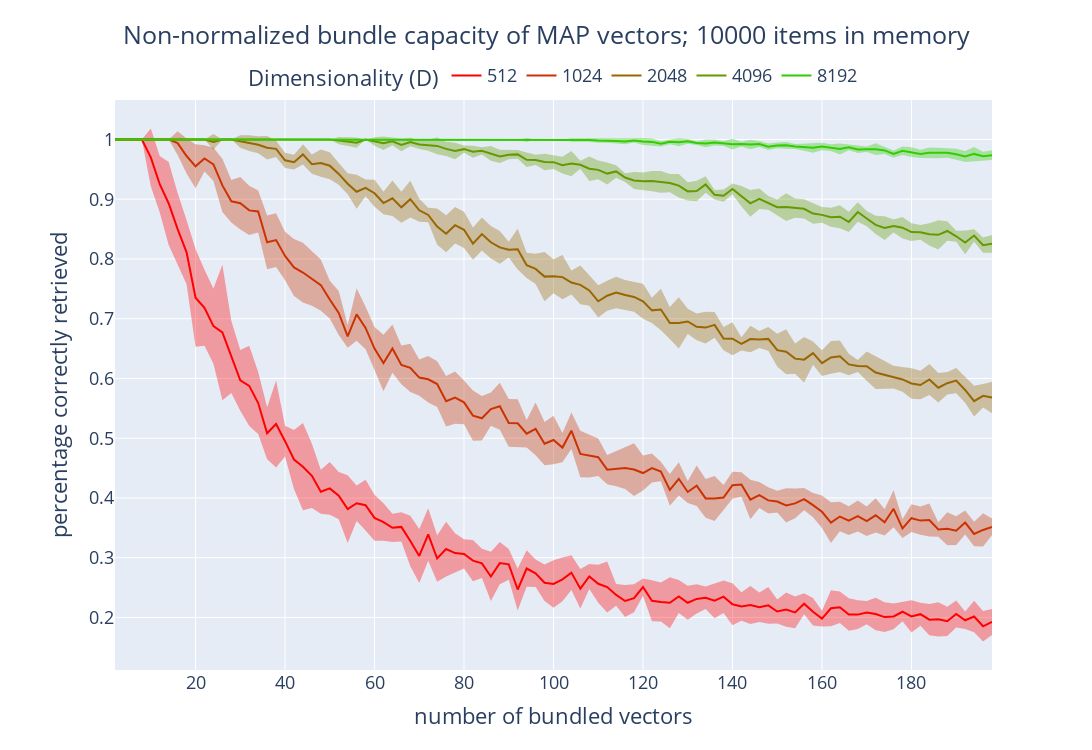

Notebook source saved alongside this figure:
### Code cell
fig = go.Figure()

for d_idx in range(len(DIMENSIONS)):
  fig.add_trace(go.Scatter(x=BUNDLE_SIZES, y=prob_corr_retrieval_mean[d_idx, :],
               name=f'{DIMENSIONS[d_idx]}',
              line=dict(color=f'rgb({255 - 255 * d_idx // len(DIMENSIONS)}, {255 * d_idx // len(DIMENSIONS)}, 1)'),
               mode='lines'))
  
  fig.add_trace(go.Scatter(
      x=BUNDLE_SIZES + BUNDLE_SIZES[::-1],
      y=np.concatenate([prob_corr_retrieval_mean[d_idx, :] + prob_corr_retrieval_std[d_idx, :],
                        (prob_corr_retrieval_mean[d_idx, :] - prob_corr_retrieval_std[d_idx, :]).flip(0)]),
      fill='toself',
      line=dict(width=0),
      fillcolor=f'rgba({255 - 255 * d_idx // len(DIMENSIONS)}, {255 * d_idx // len(DIMENSIONS)}, 1, 0.35)',
      showlegend=False
  ))

fig.update_layout(title=dict(
            text=f'Non-normalized bundle capacity of {vsa_type} vectors; {item_memory_size} items in memory',
            x=0.5,
            y=.965,
          ),
          legend=dict(
            orientation="h",
            yanchor="top",
            y=1.075,
            xanchor="center",
            x=0.5,
            title='Dimensionality (D)'
          ),
          xaxis_title='number of bundled vectors',
          yaxis_title='percentage correctly retrieved',
          width=1250,
          height=750,
          font=dict(
            size=18,
          ),
          margin=dict(l=115, r=100, t=100, b=80),
)

fig.show()
